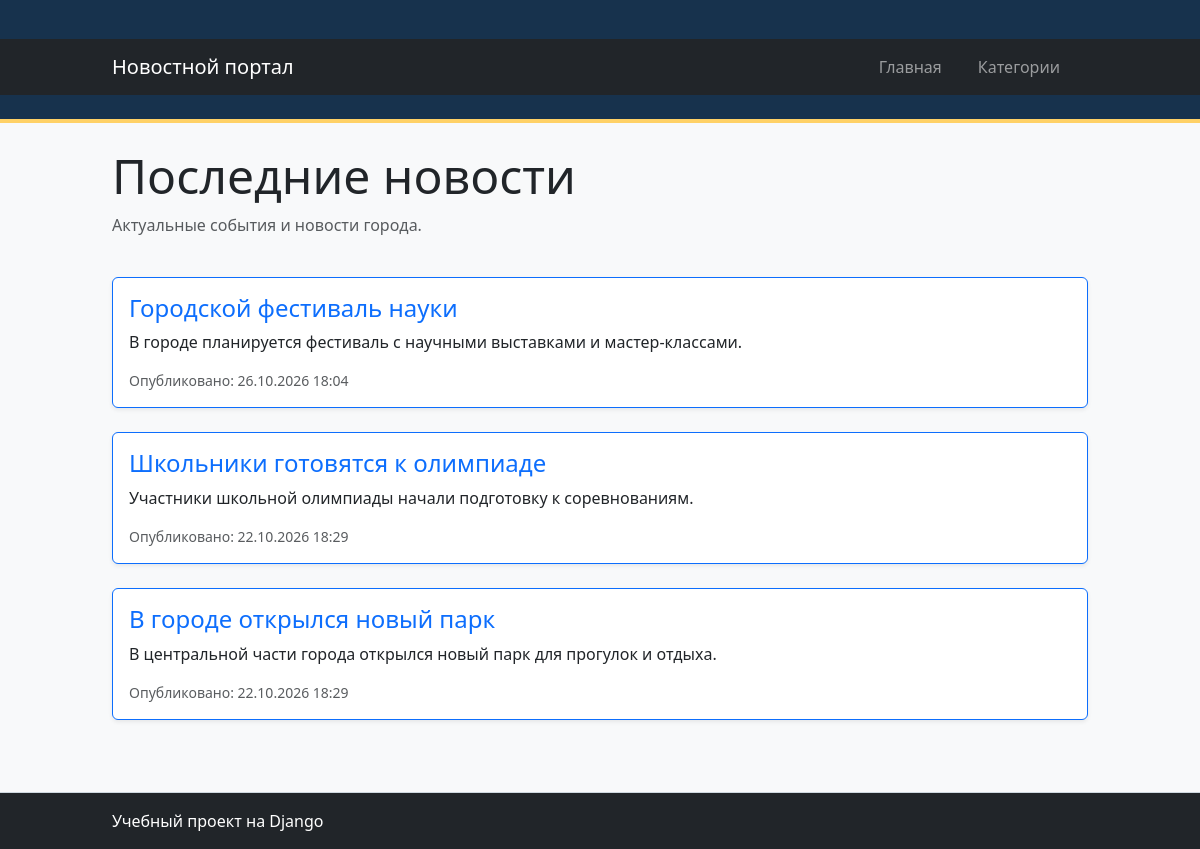
Before: / with the older database file.
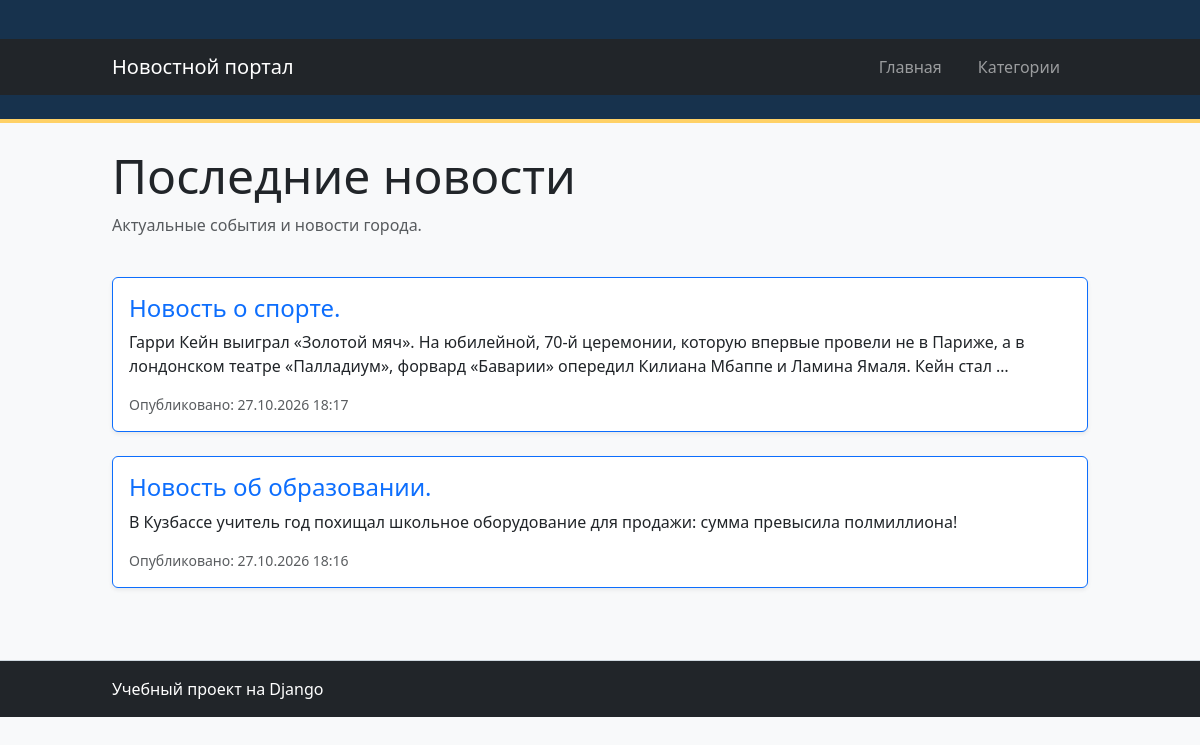
After: the same page with the newer database file.
### news/models.py (models this page shows, shortened)
class Article(models.Model):
    title = models.CharField(
        max_length=200,
        verbose_name="Заголовок",
    )
    content = models.TextField(
        verbose_name="Текст новости",
    )
    created_at = models.DateTimeField(
        auto_now_add=True,
        verbose_name="Дата создания",
    )
    is_published = models.BooleanField(
        default=False,
        verbose_name="Опубликована",
    )
    author = models.CharField(
        max_length=100,
        default="Редакция",
        verbose_name="Автор",
    )

### news/views.py (the view)
# urls.py: path("", views.index, name="home"),
def index(request):
    articles = Article.objects.filter(
        is_published=True
    ).order_by("-created_at")
    context = {
        "articles": articles,
    }
    return render(
        request,
        "news/index.html",
        context,
    )

### news/templates/news/index.html (shortened to what this page needs)
{% extends "news/base.html" %}
{% block content %}
<div class="row mb-4">
    <div class="col">
        <h1 class="display-5">
            Последние новости
        </h1>
        <p class="text-muted">
            Актуальные события и новости города.
        </p>
    </div>
</div>
<div class="row">
    {% for article in articles %}
        <div class="col-12 mb-4">
            <article class="card border-primary shadow-sm">
                <div class="card-body">
                    <h2 class="card-title h4 text-primary">
                        {{ article.title }}
                    </h2>
                    <p class="card-text">
                        {{ article.content|truncatewords:30 }}
                    </p>
                    <p class="text-muted small mb-0">
                        Опубликовано:
                        {{ article.created_at|date:"d.m.Y H:i" }}
                    </p>
                </div>
            </article>
        </div>
    {% empty %}
        <div class="col-12">
            <div class="alert alert-info">
                Пока нет опубликованных новостей.
            </div>
        </div>
    {% endfor %}
</div>
{% endblock %}

Changed rows visible on the page:
no longer on this page (row edited): Article: title "Городской фестиваль науки", content "В городе планируется фестиваль с научными выставками и мастер-классами.", created_at "26.10.2026 18:04"
no longer on this page (row edited): Article: title "Школьники готовятся к олимпиаде", content "Участники школьной олимпиады начали подготовку к соревнованиям.", created_at "22.10.2026 18:29"
no longer on this page (row edited): Article: title "В городе открылся новый парк", content "В центральной части города открылся новый парк для прогулок и отдыха.", created_at "22.10.2026 18:29"
added Article: title "Новость о спорте.", content "Гарри Кейн выиграл «Золотой мяч». На юбилейной, 70-й церемонии, которую впервые провели не в Париже, а в лондонском театре «Палладиум», форвард «Баварии» опередил Килиана Мбаппе и Ламина Ямаля. Кейн стал …", created_at "27.10.2026 18:17"
added Article: title "Новость об образовании.", content "В Кузбассе учитель год похищал школьное оборудование для продажи: сумма превысила полмиллиона!", created_at "27.10.2026 18:16"
